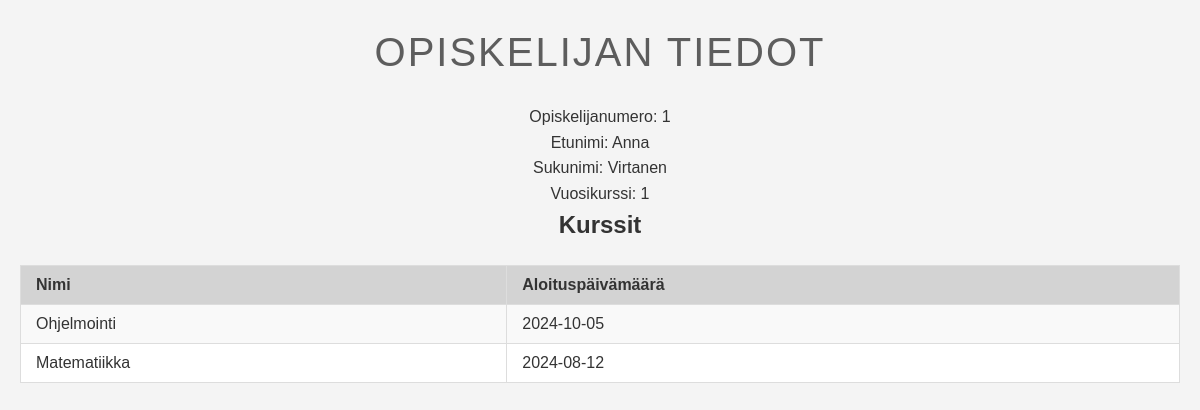
Page /opiskelija.php?id=1 on the committed database.
### tables this page shows
CREATE TABLE `opiskelijat` (
  `opiskelijanumero` int(11) NOT NULL,
  `etunimi` varchar(50) NOT NULL,
  `sukunimi` varchar(50) NOT NULL,
  `syntymapaiva` date DEFAULT NULL,
  `vuosikurssi` int(11) DEFAULT NULL CHECK (`vuosikurssi` between 1 and 3)
);

CREATE TABLE `kurssit` (
  `tunnus` int(11) NOT NULL,
  `nimi` varchar(100) NOT NULL,
  `kuvaus` text DEFAULT NULL,
  `alkupaiva` date DEFAULT NULL,
  `loppupaiva` date DEFAULT NULL,
  `opettaja_id` int(11) DEFAULT NULL,
  `tila_id` int(11) DEFAULT NULL
);

### opiskelija.php (the view, shortened to what this page needs)
<?php
include 'config.php';
$id = $_GET['id'];
$stmt = $conn->prepare("SELECT * FROM Opiskelijat WHERE opiskelijanumero = ?");
$stmt->execute([$id]);
$opiskelija = $stmt->fetch();
$stmt = $conn->prepare("SELECT Kurssit.nimi, Kurssit.alkupaiva FROM Kurssikirjautumiset
                        LEFT JOIN Kurssit ON Kurssikirjautumiset.kurssi_id = Kurssit.tunnus
                        WHERE Kurssikirjautumiset.opiskelija_id = ?");
$stmt->execute([$id]);
$kurssit = $stmt->fetchAll();
?>
<!DOCTYPE html>
<html lang="fi">
<head>
</head>
<body>
    <h1>Opiskelijan tiedot</h1>
    <p>Opiskelijanumero: <?php echo htmlspecialchars($opiskelija['opiskelijanumero']); ?></p>
    <p>Etunimi: <?php echo htmlspecialchars($opiskelija['etunimi']); ?></p>
    <p>Sukunimi: <?php echo htmlspecialchars($opiskelija['sukunimi']); ?></p>
    <p>Vuosikurssi: <?php echo htmlspecialchars($opiskelija['vuosikurssi']); ?></p>
    <h2>Kurssit</h2>
    <table>
        <tr>
            <th>Nimi</th>
            <th>Aloituspäivämäärä</th>
        </tr>
        <?php foreach ($kurssit as $kurssi): ?>
            <tr>
                <td><?php echo htmlspecialchars($kurssi['nimi']); ?></td>
                <td><?php echo htmlspecialchars($kurssi['alkupaiva']); ?></td>
            </tr>
        <?php endforeach; ?>
    </table>
</body>
</html>

### style.css (style rules this page uses)
* { margin: 0; padding: 0; box-sizing: border-box; text-align: center; list-style-type: none; }
body { font-family: Arial, sans-serif; line-height: 1.6; background-color: #f4f4f4; color: #333; padding: 20px; }
h1 { text-align: center; margin-bottom: 20px; color: #5d5d5d; font-size: 2.5rem; text-transform: uppercase; font-weight: normal; letter-spacing: 2px; }
table { width: 100%; border-collapse: collapse; margin-top: 20px; background-color: #fff; border: 1px solid #ddd; font-size: 1rem; }
table th, table td { padding: 10px 15px; text-align: left; border: 1px solid #ddd; }
table th { background-color: #d3d3d3; color: #333; }
table tr:nth-child(even) { background-color: #f9f9f9; }

### rows in the picture
opiskelijat: opiskelijanumero "1", etunimi "Anna", sukunimi "Virtanen", vuosikurssi "1"
kurssit: nimi "Ohjelmointi", alkupaiva "2024-10-05"
kurssit: nimi "Matematiikka", alkupaiva "2024-08-12"
